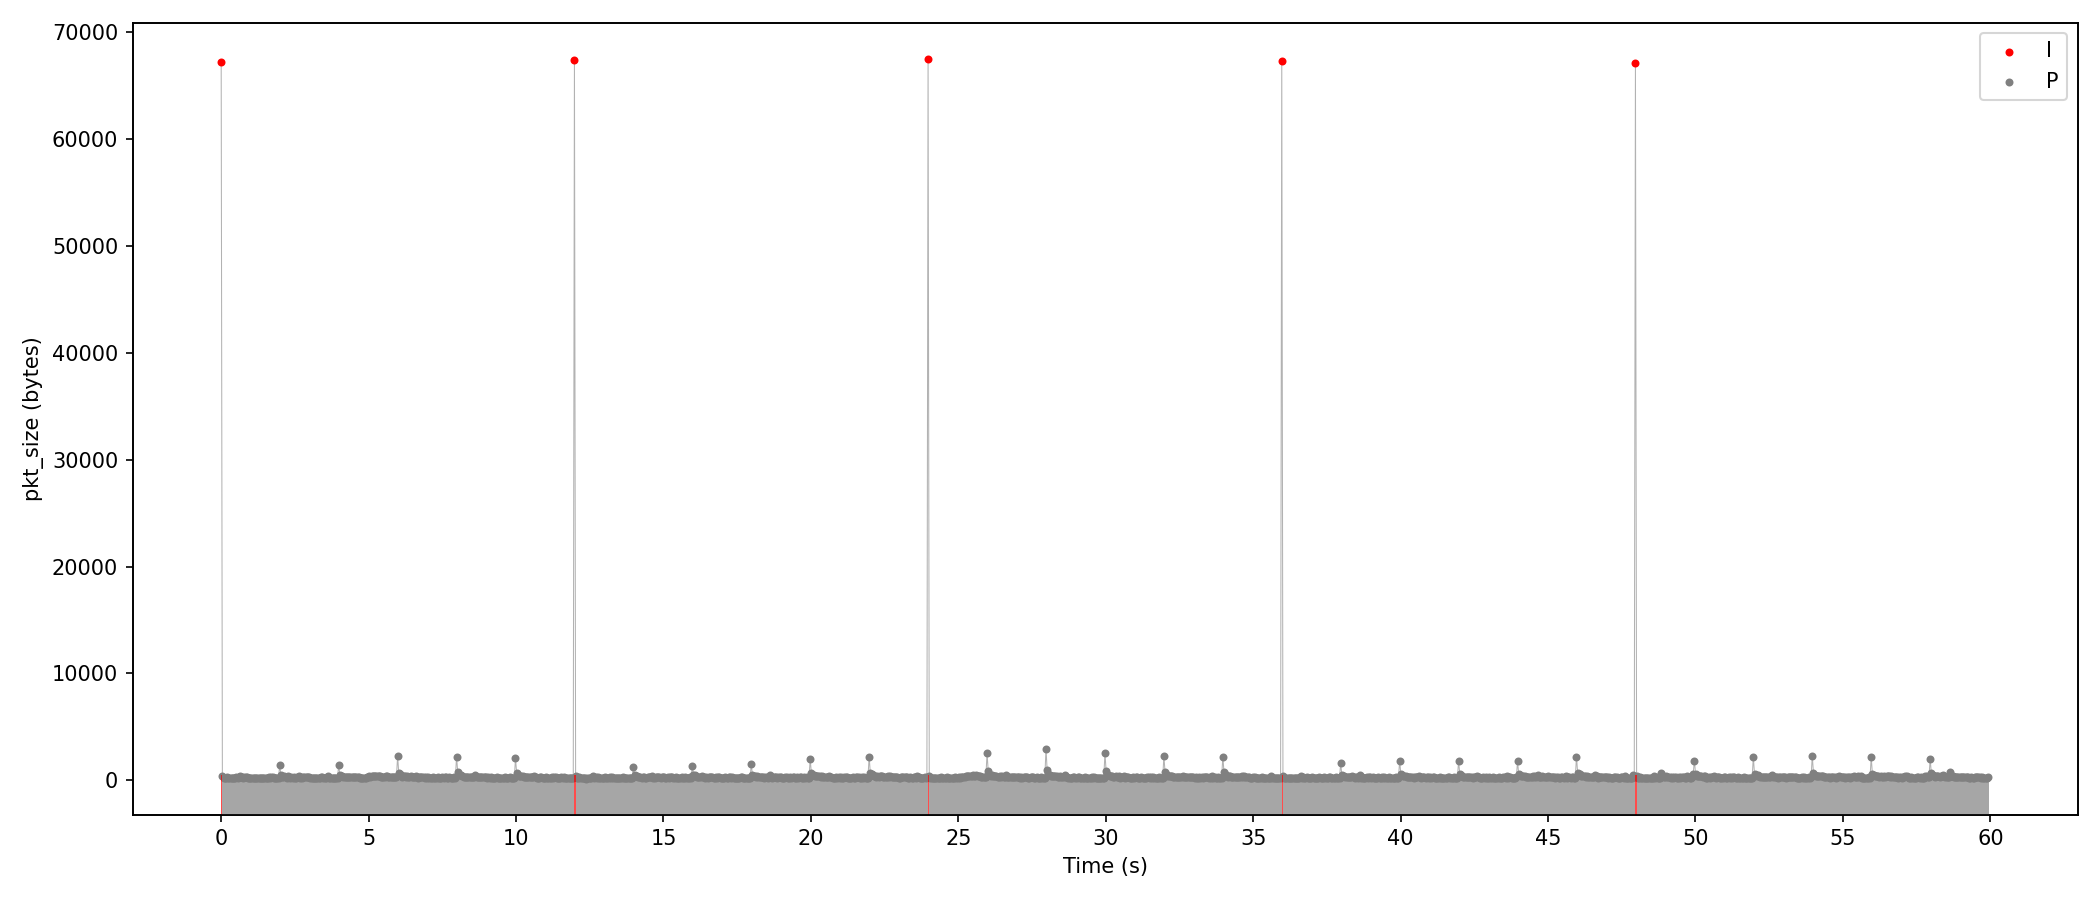

The script that saved this image:
"""可视化视频各帧的 pkt_size（按 I/P/B 类型区分）"""

import argparse
import sys
from pathlib import Path

import numpy as np
import matplotlib
matplotlib.use("Agg")
import matplotlib.pyplot as plt
from matplotlib.ticker import MultipleLocator

# 添加 src 到路径以便导入 ffprobe_utils
sys.path.insert(0, str(Path(__file__).resolve().parent / "src"))
from video_utils.ffprobe_utils import get_frame_info_with_pkt_size, get_i_frame_indices, get_frame_types

# I=red, P=blue, B=purple（与参考脚本一致）
P_TYPE_COLOR = {"I": "red", "P": "gray", "B": "#C4C4C4"}
P_TYPE_COLOR_EDGE = {"I": "red", "P": "gray", "B": "gray"}


def parse_args():
    parser = argparse.ArgumentParser(description="可视化视频各帧的 pkt_size（按 I/P/B 类型）")
    parser.add_argument("--video_path", type=str, default="local_datasets/Video-MME/data/44ivpEIcBhE.mp4", help="视频文件路径")
    parser.add_argument("-o", "--output", type=str, default="moti_ffprobe_frame_pkt_size.png",
                        help="输出图片路径")
    return parser.parse_args()


if __name__ == "__main__":
    args = parse_args()
    video_path = args.video_path
    output_path = args.output

    if not Path(video_path).exists():
        print(f"错误: 视频文件不存在: {video_path}")
        sys.exit(1)

    print("正在提取帧信息（pict_type, pkt_pts_time, pkt_size）...")
    import time
    t1 = time.time()
    frames_info = get_frame_info_with_pkt_size(video_path)
    t2 = time.time()
    print(f"帧信息提取耗时: {t2 - t1:.3f} 秒")

    if not frames_info:
        print("未找到帧数据")
        sys.exit(1)

    pts = np.array([f["pkt_pts_time"] for f in frames_info])
    pkt_sizes = np.array([f["pkt_size"] for f in frames_info])
    p_types = [f["pict_type"] for f in frames_info]
    colors = [P_TYPE_COLOR.get(pt, "gray") for pt in p_types]

    # 柱状图参数（参考 moti_ffprobe_IPB_info_visualize.py）
    widths = np.diff(pts)
    if len(widths) > 0:
        widths = np.append(widths, widths[-1])
    else:
        widths = np.array([0.04])
    lefts = pts
    heights = np.ones(len(frames_info))

    fig, ax1 = plt.subplots(figsize=(14, 6), dpi=150)
    ax2 = ax1.twinx()

    # ax1: 折线图 - 横轴时间，纵轴 pkt_size，按 I/P/B 着色
    ax1.plot(pts, pkt_sizes, color="gray", linewidth=0.5, alpha=0.6, zorder=1)
    for pt in ["I", "P", "B"]:
        mask = np.array([p == pt for p in p_types])
        if np.any(mask):
            ax1.scatter(pts[mask], pkt_sizes[mask], c=P_TYPE_COLOR[pt], edgecolors=P_TYPE_COLOR_EDGE[pt], s=8, zorder=2, label=pt)

    ax1.set_xlabel("Time (s)")
    ax1.set_ylabel("pkt_size (bytes)", color="black")
    ax1.tick_params(axis="y", labelcolor="black")
    ax1.xaxis.set_major_locator(MultipleLocator(5))
    ax1.legend(loc="upper right")

    # ax2: 柱状图，ylim 0-10，柱子高度为 1
    ax2.bar(lefts, heights, width=widths, align="edge", color=colors, linewidth=0, alpha=0.7)
    ax2.set_ylim(0, 20)
    ax2.set_ylabel("")
    ax2.set_yticks([])
    ax2.set_yticklabels([])
    ax2.xaxis.set_major_locator(MultipleLocator(5))

    plt.tight_layout()
    plt.savefig(output_path)
    plt.close()
    print(f"图表已保存至 {output_path}（共 {len(frames_info)} 帧）")
